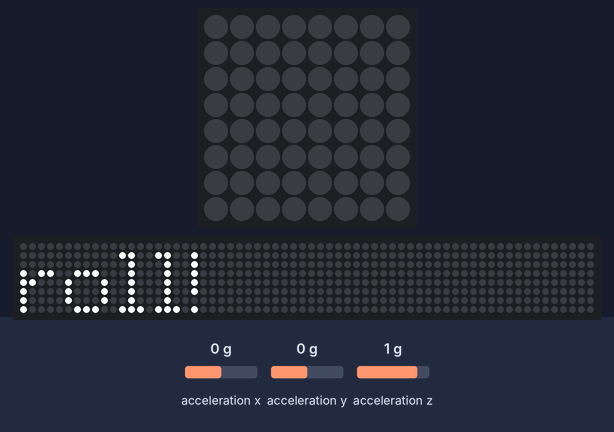
The program below on a simulated Raspberry Pi (BCM pin numbers) with a Sense HAT. On the bench: the Sense HAT's 8×8 RGB LED matrix, a strip that is not on the board, showing the scrolling text unrolled. Inputs (shaded band) come from the test bench; at power-on: acceleration x 0 g, acceleration y 0 g, acceleration z 1 g. Random numbers come from a fixed seed; the 64×8 strip is a reading aid, not a part: it shows the text the matrix is scrolling, unrolled, one strip-width of it at a time.

Above: at 3.28 s.
4.6 s: acceleration x set to 1.3 g
6.1 s: acceleration x set to 1.5 g
At 6.5 s:
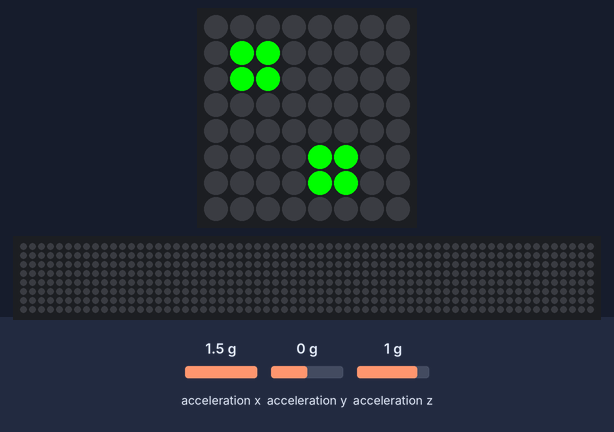
At 8.9 s:
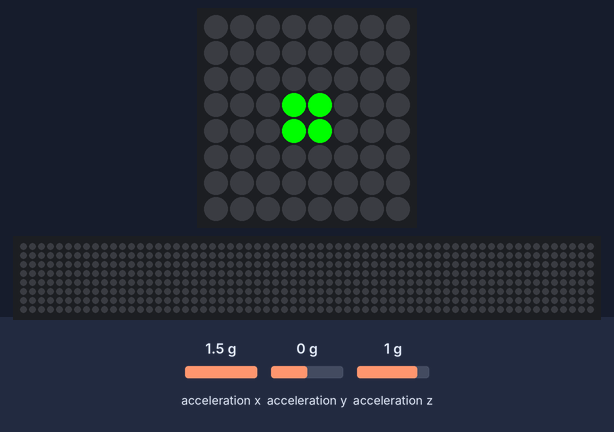
9.1 s: acceleration x set to -1.4 g
10.6 s: acceleration y set to 1.3 g
12.1 s: acceleration y set to 1.5 g
At 12.9 s:
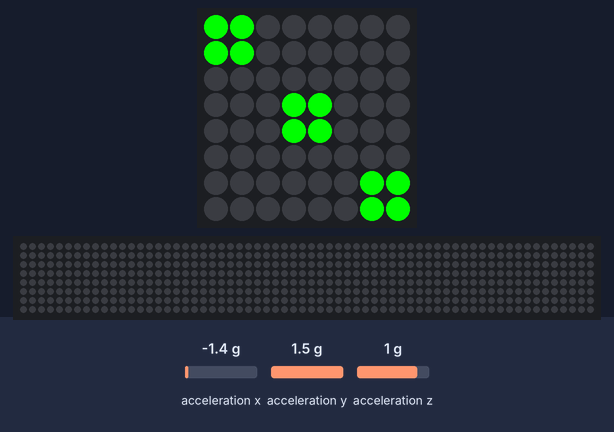
At 14.9 s:
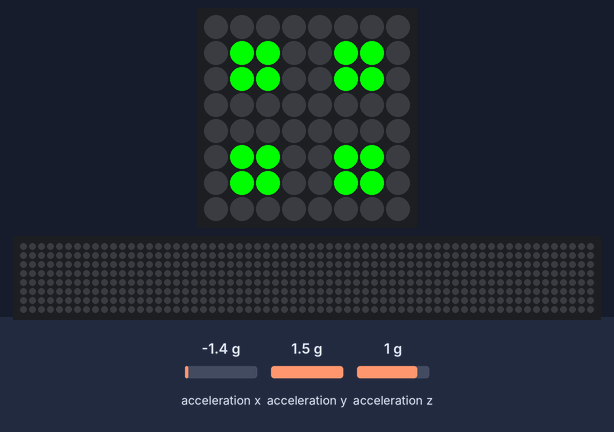

Measured:
- the behaviour switches between 1.4 and 1.5 g on acceleration x (found by bisection; images 0 and 1)
- the behaviour switches between 1.4 and 1.5 g on acceleration y (found by bisection; images 2 and 3)
- after the input at 4.6 s, every drawn part: stays the same
- after the input at 6.1 s, the LEDs: change at once (image 1)
- after the input at 9.1 s, every drawn part: stays the same
- after the input at 10.6 s, every drawn part: stays the same
- after the input at 12.1 s, the LEDs: change at once (image 3)
- what the display in image 1 shows lasts 1.0 s, from 6.1 s to 7.1 s

The program:

dice.py
```python
from sense_hat import SenseHat
import time
import random

sense = SenseHat()

sense.clear()
sense.set_rotation(90)
sense.show_message("Shake to roll!",scroll_speed=.04)

b = [0, 0, 0]
g = [0, 255, 0]
r = [255, 0, 0]

one = [
b,b,b,b,b,b,b,b,
b,b,b,b,b,b,b,b,
b,b,b,b,b,b,b,b,
b,b,b,g,g,b,b,b,
b,b,b,g,g,b,b,b,
b,b,b,b,b,b,b,b,
b,b,b,b,b,b,b,b,
b,b,b,b,b,b,b,b,
]

two = [
b,b,b,b,b,b,b,b,
b,g,g,b,b,b,b,b,
b,g,g,b,b,b,b,b,
b,b,b,b,b,b,b,b,
b,b,b,b,b,b,b,b,
b,b,b,b,g,g,b,b,
b,b,b,b,g,g,b,b,
b,b,b,b,b,b,b,b,
]

three = [
g,g,b,b,b,b,b,b,
g,g,b,b,b,b,b,b,
b,b,b,b,b,b,b,b,
b,b,b,g,g,b,b,b,
b,b,b,g,g,b,b,b,
b,b,b,b,b,b,b,b,
b,b,b,b,b,b,g,g,
b,b,b,b,b,b,g,g,
]

four = [
b,b,b,b,b,b,b,b,
b,g,g,b,b,g,g,b,
b,g,g,b,b,g,g,b,
b,b,b,b,b,b,b,b,
b,b,b,b,b,b,b,b,
b,g,g,b,b,g,g,b,
b,g,g,b,b,g,g,b,
b,b,b,b,b,b,b,b,
]

five = [
g,g,b,b,b,b,g,g,
g,g,b,b,b,b,g,g,
b,b,b,b,b,b,b,b,
b,b,b,g,g,b,b,b,
b,b,b,g,g,b,b,b,
b,b,b,b,b,b,b,b,
g,g,b,b,b,b,g,g,
g,g,b,b,b,b,g,g,
]

six = [
r,r,b,b,b,b,r,r,
r,r,b,b,b,b,r,r,
b,b,b,b,b,b,b,b,
r,r,b,b,b,b,r,r,
r,r,b,b,b,b,r,r,
b,b,b,b,b,b,b,b,
r,r,b,b,b,b,r,r,
r,r,b,b,b,b,r,r,
]

def roll_dice():
    r = random.randint(1,6)
    if r == 1:
        sense.set_pixels(one)
    elif r == 2:
        sense.set_pixels(two)
    elif r == 3:
        sense.set_pixels(three)
    elif r == 4:
        sense.set_pixels(four)
    elif r == 5:
        sense.set_pixels(five)
    elif r == 6:
        sense.set_pixels(six)
def DICER():
    while True:
        try:
            x, y, z = sense.get_accelerometer_raw().values()

            x = abs(x)
            y = abs(y)
            z = abs(z)

            if x > 1.4 or y > 1.4 or z > 1.4:
                roll_dice()
                time.sleep(1)
        except KeyboardInterrupt:
            sense.clear()
            break


DICER()
```
